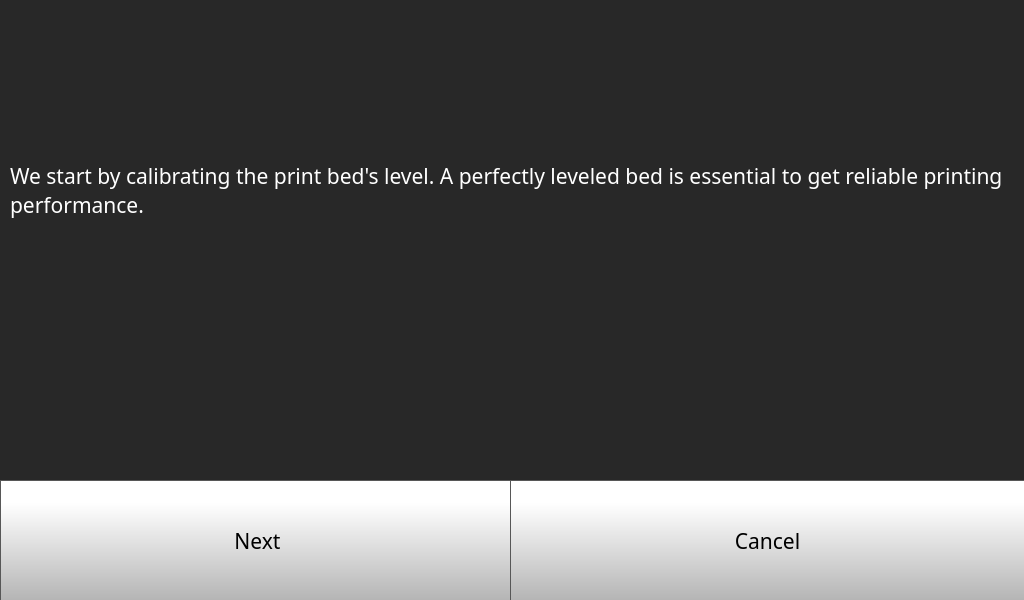
<?xml version="1.0" encoding="UTF-8"?>
<ui version="4.0">
 <class>bedLevelingPage</class>
 <widget class="QWidget" name="bedLevelingPage">
  <property name="geometry">
   <rect>
    <x>0</x>
    <y>0</y>
    <width>1024</width>
    <height>600</height>
   </rect>
  </property>
  <property name="minimumSize">
   <size>
    <width>1024</width>
    <height>600</height>
   </size>
  </property>
  <property name="maximumSize">
   <size>
    <width>1024</width>
    <height>600</height>
   </size>
  </property>
  <property name="windowTitle">
   <string>Form</string>
  </property>
  <property name="styleSheet">
   <string notr="true">background-color: rgb(40, 40, 40);
</string>
  </property>
  <widget class="QStackedWidget" name="stackedWidget">
   <property name="geometry">
    <rect>
     <x>0</x>
     <y>0</y>
     <width>1024</width>
     <height>600</height>
    </rect>
   </property>
   <property name="minimumSize">
    <size>
     <width>1024</width>
     <height>600</height>
    </size>
   </property>
   <property name="maximumSize">
    <size>
     <width>1024</width>
     <height>600</height>
    </size>
   </property>
   <property name="currentIndex">
    <number>0</number>
   </property>
   <widget class="QWidget" name="quickStep1Page">
    <widget class="QPushButton" name="quickStep1NextButton">
     <property name="geometry">
      <rect>
       <x>0</x>
       <y>480</y>
       <width>515</width>
       <height>121</height>
      </rect>
     </property>
     <property name="font">
      <font>
       <family>Gotham</family>
       <pointsize>16</pointsize>
      </font>
     </property>
     <property name="styleSheet">
      <string notr="true">QPushButton {
     border: 1px solid rgb(87, 87, 87);
	background-color: qlineargradient(spread:pad, x1:0, y1:1, x2:0, y2:0.188, stop:0 rgba(180, 180, 180, 255), stop:1 rgba(255, 255, 255, 255));


}

QPushButton:pressed {
    background-color: qlineargradient(x1: 0, y1: 0, x2: 0, y2: 1,
                                      stop: 0 #dadbde, stop: 1 #f6f7fa);
}

QPushButton:flat {
    border: none; /* no border for a flat push button */
}

QPushButton:default {
    border-color: navy; /* make the default button prominent */
}

QPushButton:focus {
	outline: none;
}</string>
     </property>
     <property name="text">
      <string>Next</string>
     </property>
     <property name="iconSize">
      <size>
       <width>40</width>
       <height>40</height>
      </size>
     </property>
    </widget>
    <widget class="QLabel" name="calibrateLabel_6">
     <property name="geometry">
      <rect>
       <x>10</x>
       <y>90</y>
       <width>1001</width>
       <height>201</height>
      </rect>
     </property>
     <property name="font">
      <font>
       <family>Gotham</family>
       <pointsize>16</pointsize>
       <weight>50</weight>
       <bold>false</bold>
      </font>
     </property>
     <property name="styleSheet">
      <string notr="true">color: rgb(255, 255, 255);</string>
     </property>
     <property name="text">
      <string>We start by calibrating the print bed's level. A perfectly leveled bed is essential to get reliable printing performance.</string>
     </property>
     <property name="wordWrap">
      <bool>true</bool>
     </property>
    </widget>
    <widget class="QPushButton" name="quickStep1CancelButton">
     <property name="geometry">
      <rect>
       <x>510</x>
       <y>480</y>
       <width>515</width>
       <height>121</height>
      </rect>
     </property>
     <property name="font">
      <font>
       <family>Gotham</family>
       <pointsize>16</pointsize>
      </font>
     </property>
     <property name="styleSheet">
      <string notr="true">QPushButton {
     border: 1px solid rgb(87, 87, 87);
	background-color: qlineargradient(spread:pad, x1:0, y1:1, x2:0, y2:0.188, stop:0 rgba(180, 180, 180, 255), stop:1 rgba(255, 255, 255, 255));


}

QPushButton:pressed {
    background-color: qlineargradient(x1: 0, y1: 0, x2: 0, y2: 1,
                                      stop: 0 #dadbde, stop: 1 #f6f7fa);
}

QPushButton:flat {
    border: none; /* no border for a flat push button */
}

QPushButton:default {
    border-color: navy; /* make the default button prominent */
}

QPushButton:focus {
	outline: none;
}</string>
     </property>
     <property name="text">
      <string>Cancel</string>
     </property>
     <property name="iconSize">
      <size>
       <width>40</width>
       <height>40</height>
      </size>
     </property>
    </widget>
   </widget>
   <widget class="QWidget" name="quickStep2Page">
    <widget class="QLabel" name="CalibrationPoint1">
     <property name="geometry">
      <rect>
       <x>10</x>
       <y>110</y>
       <width>1011</width>
       <height>371</height>
      </rect>
     </property>
     <property name="text">
      <string/>
     </property>
     <property name="alignment">
      <set>Qt::AlignCenter</set>
     </property>
    </widget>
    <widget class="QLabel" name="calibrateLabel_7">
     <property name="geometry">
      <rect>
       <x>10</x>
       <y>10</y>
       <width>1011</width>
       <height>91</height>
      </rect>
     </property>
     <property name="font">
      <font>
       <family>Gotham</family>
       <pointsize>16</pointsize>
       <weight>50</weight>
       <bold>false</bold>
      </font>
     </property>
     <property name="styleSheet">
      <string notr="true">color: rgb(255, 255, 255);</string>
     </property>
     <property name="text">
      <string>Tighten the front left screw, and measure the height with the help of an A4 sheet of Paper as a measuring guage</string>
     </property>
     <property name="wordWrap">
      <bool>true</bool>
     </property>
    </widget>
    <widget class="QPushButton" name="quickStep2CancelButton">
     <property name="geometry">
      <rect>
       <x>510</x>
       <y>480</y>
       <width>515</width>
       <height>121</height>
      </rect>
     </property>
     <property name="font">
      <font>
       <family>Gotham</family>
       <pointsize>16</pointsize>
      </font>
     </property>
     <property name="styleSheet">
      <string notr="true">QPushButton {
     border: 1px solid rgb(87, 87, 87);
	background-color: qlineargradient(spread:pad, x1:0, y1:1, x2:0, y2:0.188, stop:0 rgba(180, 180, 180, 255), stop:1 rgba(255, 255, 255, 255));


}

QPushButton:pressed {
    background-color: qlineargradient(x1: 0, y1: 0, x2: 0, y2: 1,
                                      stop: 0 #dadbde, stop: 1 #f6f7fa);
}

QPushButton:flat {
    border: none; /* no border for a flat push button */
}

QPushButton:default {
    border-color: navy; /* make the default button prominent */
}

QPushButton:focus {
	outline: none;
}</string>
     </property>
     <property name="text">
      <string>Cancel</string>
     </property>
     <property name="iconSize">
      <size>
       <width>40</width>
       <height>40</height>
      </size>
     </property>
    </widget>
    <widget class="QPushButton" name="quickStep2NextButton">
     <property name="geometry">
      <rect>
       <x>0</x>
       <y>480</y>
       <width>515</width>
       <height>121</height>
      </rect>
     </property>
     <property name="font">
      <font>
       <family>Gotham</family>
       <pointsize>16</pointsize>
      </font>
     </property>
     <property name="styleSheet">
      <string notr="true">QPushButton {
     border: 1px solid rgb(87, 87, 87);
	background-color: qlineargradient(spread:pad, x1:0, y1:1, x2:0, y2:0.188, stop:0 rgba(180, 180, 180, 255), stop:1 rgba(255, 255, 255, 255));


}

QPushButton:pressed {
    background-color: qlineargradient(x1: 0, y1: 0, x2: 0, y2: 1,
                                      stop: 0 #dadbde, stop: 1 #f6f7fa);
}

QPushButton:flat {
    border: none; /* no border for a flat push button */
}

QPushButton:default {
    border-color: navy; /* make the default button prominent */
}

QPushButton:focus {
	outline: none;
}</string>
     </property>
     <property name="text">
      <string>Next</string>
     </property>
     <property name="iconSize">
      <size>
       <width>40</width>
       <height>40</height>
      </size>
     </property>
    </widget>
    <zorder>CalibrationPoint1</zorder>
    <zorder>calibrateLabel_7</zorder>
    <zorder>quickStep2NextButton</zorder>
    <zorder>quickStep2CancelButton</zorder>
   </widget>
   <widget class="QWidget" name="quickStep3Page">
    <widget class="QPushButton" name="quickStep3NextButton">
     <property name="geometry">
      <rect>
       <x>0</x>
       <y>480</y>
       <width>515</width>
       <height>121</height>
      </rect>
     </property>
     <property name="font">
      <font>
       <family>Gotham</family>
       <pointsize>16</pointsize>
      </font>
     </property>
     <property name="styleSheet">
      <string notr="true">QPushButton {
     border: 1px solid rgb(87, 87, 87);
	background-color: qlineargradient(spread:pad, x1:0, y1:1, x2:0, y2:0.188, stop:0 rgba(180, 180, 180, 255), stop:1 rgba(255, 255, 255, 255));


}

QPushButton:pressed {
    background-color: qlineargradient(x1: 0, y1: 0, x2: 0, y2: 1,
                                      stop: 0 #dadbde, stop: 1 #f6f7fa);
}

QPushButton:flat {
    border: none; /* no border for a flat push button */
}

QPushButton:default {
    border-color: navy; /* make the default button prominent */
}

QPushButton:focus {
	outline: none;
}</string>
     </property>
     <property name="text">
      <string>Next</string>
     </property>
     <property name="iconSize">
      <size>
       <width>40</width>
       <height>40</height>
      </size>
     </property>
    </widget>
    <widget class="QPushButton" name="quickStep3CancelButton">
     <property name="geometry">
      <rect>
       <x>510</x>
       <y>480</y>
       <width>515</width>
       <height>121</height>
      </rect>
     </property>
     <property name="font">
      <font>
       <family>Gotham</family>
       <pointsize>16</pointsize>
      </font>
     </property>
     <property name="styleSheet">
      <string notr="true">QPushButton {
     border: 1px solid rgb(87, 87, 87);
	background-color: qlineargradient(spread:pad, x1:0, y1:1, x2:0, y2:0.188, stop:0 rgba(180, 180, 180, 255), stop:1 rgba(255, 255, 255, 255));


}

QPushButton:pressed {
    background-color: qlineargradient(x1: 0, y1: 0, x2: 0, y2: 1,
                                      stop: 0 #dadbde, stop: 1 #f6f7fa);
}

QPushButton:flat {
    border: none; /* no border for a flat push button */
}

QPushButton:default {
    border-color: navy; /* make the default button prominent */
}

QPushButton:focus {
	outline: none;
}</string>
     </property>
     <property name="text">
      <string>Cancel</string>
     </property>
     <property name="iconSize">
      <size>
       <width>40</width>
       <height>40</height>
      </size>
     </property>
    </widget>
    <widget class="QLabel" name="calibrateLabel_10">
     <property name="geometry">
      <rect>
       <x>10</x>
       <y>10</y>
       <width>1011</width>
       <height>81</height>
      </rect>
     </property>
     <property name="font">
      <font>
       <family>Gotham</family>
       <pointsize>16</pointsize>
       <weight>50</weight>
       <bold>false</bold>
      </font>
     </property>
     <property name="styleSheet">
      <string notr="true">color: rgb(255, 255, 255);</string>
     </property>
     <property name="text">
      <string>Repeat the same using the front right leveling screw</string>
     </property>
     <property name="wordWrap">
      <bool>true</bool>
     </property>
    </widget>
    <widget class="QLabel" name="CalibrationPoint2">
     <property name="geometry">
      <rect>
       <x>10</x>
       <y>90</y>
       <width>1011</width>
       <height>381</height>
      </rect>
     </property>
     <property name="text">
      <string/>
     </property>
     <property name="alignment">
      <set>Qt::AlignCenter</set>
     </property>
    </widget>
    <zorder>quickStep3NextButton</zorder>
    <zorder>calibrateLabel_10</zorder>
    <zorder>CalibrationPoint2</zorder>
    <zorder>quickStep3CancelButton</zorder>
   </widget>
   <widget class="QWidget" name="quickStep4Page">
    <widget class="QPushButton" name="quickStep4CancelButton">
     <property name="geometry">
      <rect>
       <x>510</x>
       <y>480</y>
       <width>515</width>
       <height>121</height>
      </rect>
     </property>
     <property name="font">
      <font>
       <family>Gotham</family>
       <pointsize>16</pointsize>
      </font>
     </property>
     <property name="styleSheet">
      <string notr="true">QPushButton {
     border: 1px solid rgb(87, 87, 87);
	background-color: qlineargradient(spread:pad, x1:0, y1:1, x2:0, y2:0.188, stop:0 rgba(180, 180, 180, 255), stop:1 rgba(255, 255, 255, 255));


}

QPushButton:pressed {
    background-color: qlineargradient(x1: 0, y1: 0, x2: 0, y2: 1,
                                      stop: 0 #dadbde, stop: 1 #f6f7fa);
}

QPushButton:flat {
    border: none; /* no border for a flat push button */
}

QPushButton:default {
    border-color: navy; /* make the default button prominent */
}

QPushButton:focus {
	outline: none;
}</string>
     </property>
     <property name="text">
      <string>Cancel</string>
     </property>
     <property name="iconSize">
      <size>
       <width>40</width>
       <height>40</height>
      </size>
     </property>
    </widget>
    <widget class="QPushButton" name="quickStep4NextButton">
     <property name="geometry">
      <rect>
       <x>0</x>
       <y>480</y>
       <width>515</width>
       <height>121</height>
      </rect>
     </property>
     <property name="font">
      <font>
       <family>Gotham</family>
       <pointsize>16</pointsize>
      </font>
     </property>
     <property name="styleSheet">
      <string notr="true">QPushButton {
     border: 1px solid rgb(87, 87, 87);
	background-color: qlineargradient(spread:pad, x1:0, y1:1, x2:0, y2:0.188, stop:0 rgba(180, 180, 180, 255), stop:1 rgba(255, 255, 255, 255));


}

QPushButton:pressed {
    background-color: qlineargradient(x1: 0, y1: 0, x2: 0, y2: 1,
                                      stop: 0 #dadbde, stop: 1 #f6f7fa);
}

QPushButton:flat {
    border: none; /* no border for a flat push button */
}

QPushButton:default {
    border-color: navy; /* make the default button prominent */
}

QPushButton:focus {
	outline: none;
}</string>
     </property>
     <property name="text">
      <string>Next</string>
     </property>
     <property name="iconSize">
      <size>
       <width>40</width>
       <height>40</height>
      </size>
     </property>
    </widget>
    <widget class="QLabel" name="calibrateLabel_12">
     <property name="geometry">
      <rect>
       <x>10</x>
       <y>10</y>
       <width>1011</width>
       <height>91</height>
      </rect>
     </property>
     <property name="font">
      <font>
       <family>Gotham</family>
       <pointsize>16</pointsize>
       <weight>50</weight>
       <bold>false</bold>
      </font>
     </property>
     <property name="styleSheet">
      <string notr="true">color: rgb(255, 255, 255);</string>
     </property>
     <property name="text">
      <string>Repeat the same using the back leveling screw</string>
     </property>
     <property name="wordWrap">
      <bool>true</bool>
     </property>
    </widget>
    <widget class="QLabel" name="CalibrationPoint3">
     <property name="geometry">
      <rect>
       <x>10</x>
       <y>100</y>
       <width>1011</width>
       <height>371</height>
      </rect>
     </property>
     <property name="text">
      <string/>
     </property>
     <property name="alignment">
      <set>Qt::AlignCenter</set>
     </property>
    </widget>
    <zorder>quickStep4NextButton</zorder>
    <zorder>calibrateLabel_12</zorder>
    <zorder>CalibrationPoint3</zorder>
    <zorder>quickStep4CancelButton</zorder>
   </widget>
  </widget>
 </widget>
 <resources>
  <include location="../../resources/resource.qrc"/>
 </resources>
 <connections/>
</ui>
